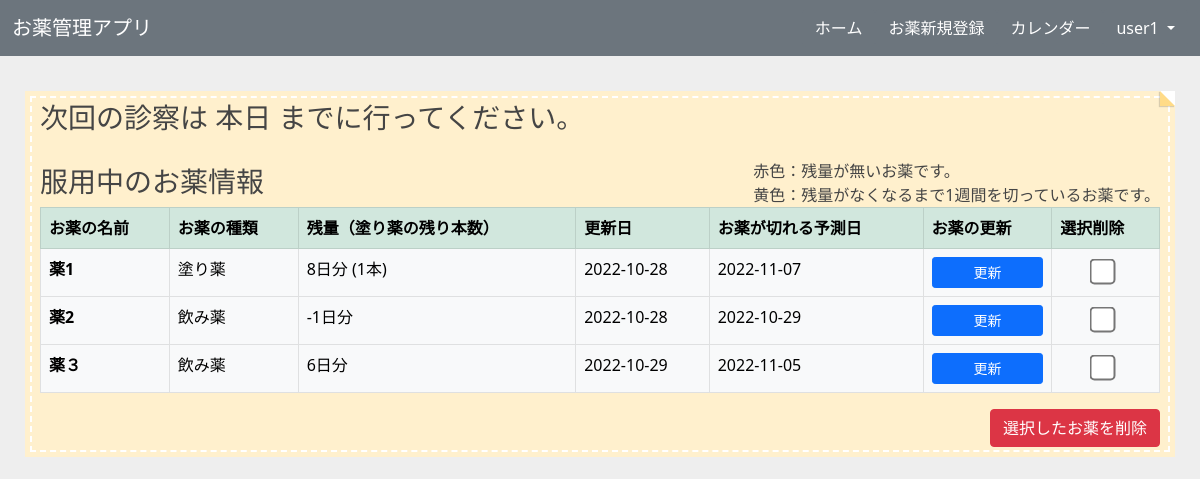
The page /home/index (signed in) on the database as committed earlier.
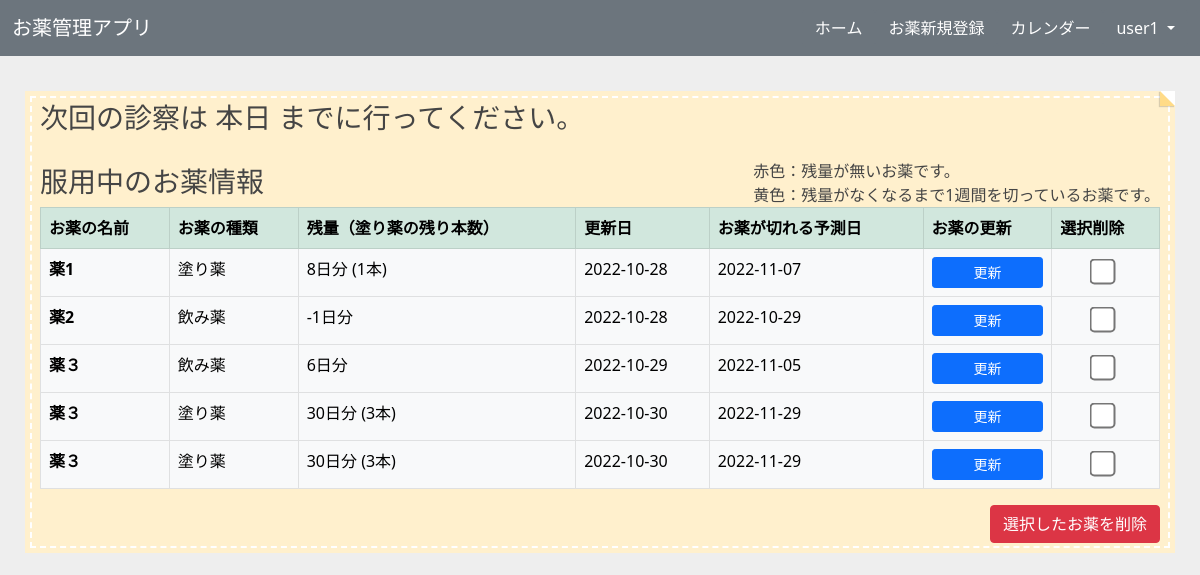
The same page on the database as committed later.
### models/models.py (models this page shows, shortened)
class Medicine(Base):
    __tablename__ = 'medicines'
    id = Column(Integer, primary_key=True)
    user_name = Column(String(128))
    medi_name = Column(String(128))
    medi_type = Column(String(128))
    medi_oin = Column(Integer)
    updated_at = Column(Date, default=date.today())
    medi_date = Column(Date)

### apps/home/views.py (the view)
@home.route("/index")
def index():
    name = session_check()
    all_medicine = Medicine.query.filter_by(user_name=name)
    if all_medicine is None:
        return render_template("index.html", name=name)
    medi_list = []
    for medicine in all_medicine:
        medi_oin = medicine.medi_oin
        medi_dict = {}
        medi_dict["id"] = medicine.id
        medi_dict["medi_name"] = medicine.medi_name
        medi_dict["medi_type"] = medicine.medi_type
        medi_dict["updated_at"] = medicine.updated_at
        medi_dict["medi_date"] = medicine.medi_date
        medi_dict["medi_residue"] = ""
        medi_dict["medi_residue"] = (medi_dict["medi_date"] - date.today()).days
        medi_dict["medi_number"] = ""
        if medi_dict["medi_type"] == "塗り薬":
            medi_dict["medi_number"] = -(-int(medi_dict["medi_residue"]) // medi_oin)
            if medi_dict["medi_number"] < 0:
                medi_dict["medi_number"] = 0
        medi_list.append(medi_dict)
    min_date = Medicine.query.filter_by(user_name=name).order_by(Medicine.medi_date).first()
    if min_date is None:
        min_next_day = None
        return render_template("home/index.html", name=name, medi_list=medi_list, min_next_day=min_next_day)
    min_next_day = min_date.medi_date
    if min_next_day <= date.today():
        min_next_day = "本日"
    return render_template("home/index.html", name=name, medi_list=medi_list, min_next_day=min_next_day)

### apps/session_check.py (called while the page is built)
def session_check():
    if not "user_name" in session:
        return redirect(url_for("auth/top", status="logout"))
    name = session["user_name"]
    return name

### apps/home/templates/home/index.html (shortened to what this page needs)
{% extends "home/base.html" %}
{% block content %}
<div class="container mt-3 box1">
    <h3 class="mb-4">
        {% with min_next_day = min_next_day %}
        {% if min_next_day == None %}
            お薬の登録を行ってください。
        {% else %}
            次回の診察は {{ min_next_day }} までに行ってください。</h3>
        {% endif %}
        {% endwith %}
    <div class="box2">
        <h3>服用中のお薬情報</h3>
        <div class="box3">
            <p>赤色：残量が無いお薬です。</p>
            <p>黄色：残量がなくなるまで1週間を切っているお薬です。</p>
        </div>
    </div>
    <table class="table table-bordered" id="table1" cellspacing="0" cellpadding="0">
        <thead class="table-success">
            <tr>
                <th>お薬の名前</th><th>お薬の種類</th><th>残量（塗り薬の残り本数）</th><th>更新日</th>
                <th>お薬が切れる予測日</th><th>お薬の更新</th><th>選択削除</th>
            </tr>
        </thead>
        <tbody class="table-light">
            {% with medi_list = medi_list %}
            {% for medi_dict in medi_list %}
                <tr>
                    <th>{{ medi_dict.medi_name }}</th>
                    <td>{{ medi_dict.medi_type }}</td>
                    <td>{{ medi_dict.medi_residue }}日分
                        {% if medi_dict.medi_type == "塗り薬" %}
                            ({{ medi_dict.medi_number }}本)
                        {% endif %}
                    </td>
                    <td>{{ medi_dict.updated_at }}</td>
                    <td>{{ medi_dict.medi_date }}</td>
                    <td>
                        <form action="/medicine_update/{{ medi_dict.id }}">
                            <input type="submit" class="btn btn-primary btn-sm w-100" value="更新">
                        </form>
                    </td>
                    <td style="text-align:center; vertical-align:middle;">
                        <input type="checkbox" name="delete" form="delete" value={{ medi_dict.id }}>
                    </td>
                </tr>
            {% endfor %}
            {% endwith %}
        </tbody>
    </table>
    <div style="text-align: right">
        <form action="/home/delete" method="post" id="delete">
            <input type="submit" value="選択したお薬を削除" class="btn btn-danger">
        </form>
    </div>
</div>
{% endblock %}

### apps/home/templates/home/base.html (shortened to what this page needs)
<!DOCTYPE html>
<html lang="ja">
<head>
    <link href="https://cdn.jsdelivr.net/npm/bootstrap@5.0.2/dist/css/bootstrap.min.css" rel="stylesheet">
    <link rel="stylesheet" href="{{ url_for('static', filename='css/style.css') }}"/>
    <link rel="stylesheet" href="{{ url_for('home.static', filename='css/style.css') }}"/>
</head>
<body>
    <nav class="navbar navbar-expand-lg navbar-dark bg-secondary fixed-top">
        <div class="container-fluid">
            <a class="navbar-brand">お薬管理アプリ</a>
            <div class="collapse navbar-collapse" id="navbar1">
                <ul class="navbar-nav ms-auto">
                    <li class="nav-item">
                        <a class="btn btn-secondary" href="{{ url_for('home.index') }}">ホーム</a>
                    </li>
                    <li class="nav-item">
                        <a class="btn btn-secondary" href="{{ url_for('home.medicine_registar') }}">お薬新規登録</a>
                    </li>
                    <li class="nav-item">
                        <a class="btn btn-secondary" href="{{ url_for('home.calendar') }}">カレンダー</a>
                    </li>
                    <div class="dropdown">
                        <a class="btn btn-secondary dropdown-toggle"
                            href="#"
                            role="button"
                            id="dropdownMenuLink"
                            data-bs-toggle="dropdown"
                            aria-expanded="false">
                            {{ name }}
                        </a>
                    </div>
                </ul>
            </div>
        </div>
    </nav>
    {% block content %}
    {% endblock %}
</body>
</html>

### apps/static/css/style.css (style rules this page uses)
body { background : #EEEEEE; padding-top : 5rem; }
.box1 { position: relative; background: #fff0cd; box-shadow: 0px 0px 0px 5px #fff0cd; border: dashed 2px white; padding: 0.2em 0.5em; color: #454545; }
.box1:after { position: absolute; content: ''; right: -7px; top: -7px; border-width: 0 15px 15px 0; border-style: solid; border-color: #ffdb88 #fff #ffdb88; box-shadow: -1px 1px 1px rgba(0, 0, 0, 0.15); }
.box1 p { margin: 0; padding: 0; }

### apps/home/static/css/style.css (style rules this page uses)
.box2 { display: flex; justify-content: space-between; align-items: flex-end; }
input[type=checkbox] { transform: scale(2); margin: 0 6px 0 0; }

Rows that differ between the two databases and show on the page:
added Medicine: medi_name "薬３", medi_type "塗り薬", medi_residue "30", medi_number "3", updated_at "2022-10-30", medi_date "2022-11-29"
added Medicine: medi_name "薬３", medi_type "塗り薬", medi_residue "30", medi_number "3", updated_at "2022-10-30", medi_date "2022-11-29"
